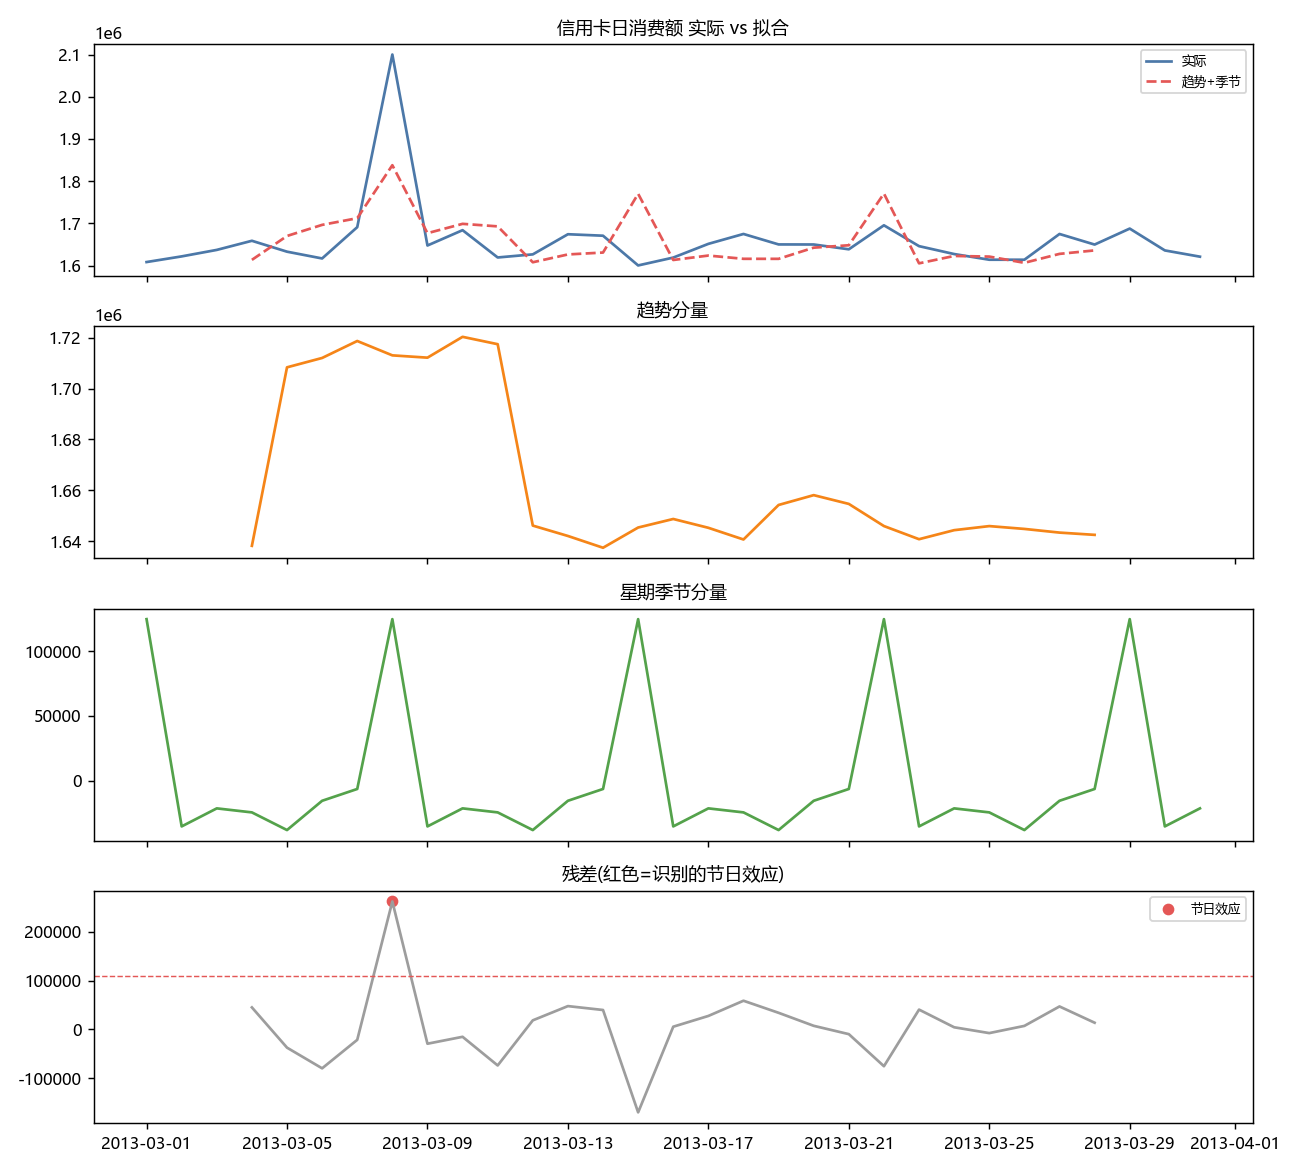

Recreate this plot in Python.
"""第10章 效应分解法-信用卡消费额(含节日) -> Python
原素材: 信用卡消费额_含节日.xlsx (pos: 2013-03起31天日度消费额, 含节日效应)
内涵: 效应分解法分解为 趋势+星期季节+残差, 残差中显著正偏差即节日效应,
      分离节日后看真实趋势与周内规律, 辅助预测与节日备付。
"""
from pathlib import Path
import pandas as pd
import numpy as np
import matplotlib.pyplot as plt

plt.rcParams['font.sans-serif'] = ['Microsoft YaHei']
plt.rcParams['axes.unicode_minus'] = False
plt.rcParams['font.size'] = 9

ROOT = Path(__file__).resolve().parent.parent
F = ROOT / "CDA 教材资料2025" / "1《CDA 一级认证教材：商业数据分析》" / "第10章 使用效应分解方法做预报" / "信用卡消费额_含节日.xlsx"
df = pd.read_excel(F, sheet_name="pos")
df["date"] = pd.to_datetime(df["date"])
df = df.sort_values("date").reset_index(drop=True)
y = df["amount"].values.astype(float)
n = len(y)
dow = df["date"].dt.dayofweek.values

trend = pd.Series(y).rolling(7, center=True, min_periods=7).mean().values
detrend = y - trend
smean = {}
for d in range(7):
    vals = detrend[dow == d]
    vals = vals[~np.isnan(vals)]
    smean[d] = vals.mean() if vals.size else 0
seasonal = np.array([smean[d] for d in dow])
seasonal = seasonal - seasonal.mean()
resid = y - trend - seasonal
thr = 1.5 * np.nanstd(resid)
festival = resid > thr
print(f"样本{n}天  残差阈值(节日){thr:.0f}")
print("== 各星期季节分量 ==")
for d in range(7):
    print(f"  星期{d}  {smean[d]-seasonal.mean():.0f}")
print("\n== 识别节日效应日 ==")
print(df.loc[festival, ["date", "amount"]].to_string(index=False))

fig, axes = plt.subplots(4, 1, figsize=(10, 9), sharex=True)
axes[0].plot(df["date"], y, color="#4C78A8", label="实际")
axes[0].plot(df["date"], trend + seasonal, color="#E45756", ls="--", label="趋势+季节")
axes[0].set_title("信用卡日消费额 实际 vs 拟合", fontsize=10); axes[0].legend(fontsize=7)
axes[1].plot(df["date"], trend, color="#F58518"); axes[1].set_title("趋势分量", fontsize=10)
axes[2].plot(df["date"], seasonal, color="#54A24B"); axes[2].set_title("星期季节分量", fontsize=10)
axes[3].plot(df["date"], resid, color="#9D9D9D")
axes[3].scatter(df["date"][festival], resid[festival], color="#E45756", s=30, label="节日效应")
axes[3].axhline(thr, color="#E45756", ls="--", lw=0.8)
axes[3].set_title("残差(红色=识别的节日效应)", fontsize=10); axes[3].legend(fontsize=7)
plt.tight_layout()
out = Path(__file__).resolve().parent / "第10章_信用卡节日效应分解.png"
plt.savefig(out, dpi=130)
print(f"图已保存: {out.name}")
